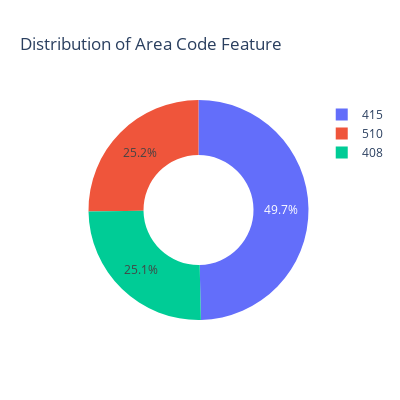

The cell this chart's notebook holds for it:
### Markdown cell above
Of the 3,333 customers in the dataset, 483 have terminated their contract. That is 14.5% of customers lost.
The distribution of the binary classes shows a data imbalance. This needs to be addressed before modeling as an unbalanced feature can cause the model to make false predictions.

### Code cell
# Plot pie chart for area code feature
figure = px.pie(data, names=data['area code'].value_counts().index, 
                values=data['area code'].value_counts().values, 
                hole=0.5, title='Distribution of Area Code Feature')

# Update layout to reduce size
figure.update_layout(width=400, height=400)  # Set custom width and height

figure.show()

### Figure 1 — Plotly figure (JSON) as saved in the notebook; plotly's stock layout.template omitted (floating-point values rounded to 4 significant figures)
{"data": [{"domain": {"x": [0, 1], "y": [0, 1]}, "hole": 0.5, "hovertemplate": "label=%{label}<br>value=%{value}<extra></extra>", "labels": [415, 510, 408], "legendgroup": "", "name": "", "showlegend": true, "type": "pie", "values": [1655, 840, 838]}], "layout": {"height": 400, "legend": {"tracegroupgap": 0}, "title": {"text": "Distribution of Area Code Feature"}, "width": 400}}
